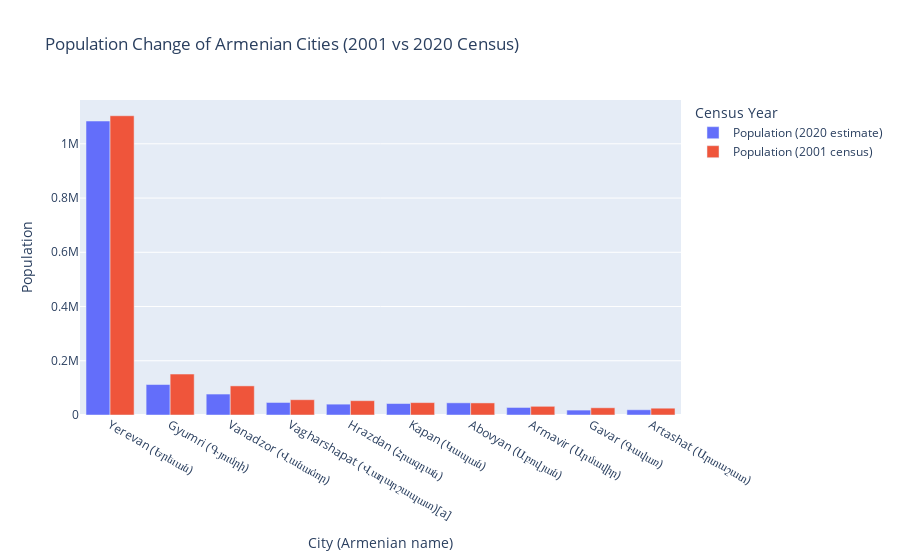

The cell this chart's notebook holds for it:
### Code cell
fig = px.bar(most_populous_cities, x='City (Armenian name)', y=['Population (2020 estimate)', 'Population (2001 census)'],
              title='Population Change of Armenian Cities (2001 vs 2020 Census)',
              labels={'City (Armenian name)': 'City (Armenian name)', 'value': 'Population', 'variable': 'Census Year'},barmode="group")

fig.show()

### Figure 1 — Plotly figure (JSON) as saved in the notebook; plotly's stock layout.template omitted (floating-point values rounded to 4 significant figures)
{"data": [{"alignmentgroup": "True", "hovertemplate": "Census Year=Population (2020 estimate)<br>City (Armenian name)=%{x}<br>Population=%{y}<extra></extra>", "legendgroup": "Population (2020 estimate)", "marker": {"color": "#636efa", "pattern": {"shape": ""}}, "name": "Population (2020 estimate)", "offsetgroup": "Population (2020 estimate)", "orientation": "v", "showlegend": true, "textposition": "auto", "type": "bar", "x": ["Yerevan (Երեւան)", "Gyumri (Գյումրի)", "Vanadzor (Վանաձոր)", "Vagharshapat (Վաղարշապատ)[a]", "Hrazdan (Հրազդան)", "Kapan (Կապան)", "Abovyan (Աբովյան)", "Armavir (Արմավիր)", "Gavar (Գավառ)", "Artashat (Արտաշատ)"], "xaxis": "x", "y": [1084000, 112400, 77200, 46200, 40000, 42300, 44900, 27800, 18100, 19300], "yaxis": "y"}, {"alignmentgroup": "True", "hovertemplate": "Census Year=Population (2001 census)<br>City (Armenian name)=%{x}<br>Population=%{y}<extra></extra>", "legendgroup": "Population (2001 census)", "marker": {"color": "#EF553B", "pattern": {"shape": ""}}, "name": "Population (2001 census)", "offsetgroup": "Population (2001 census)", "orientation": "v", "showlegend": true, "textposition": "auto", "type": "bar", "x": ["Yerevan (Երեւան)", "Gyumri (Գյումրի)", "Vanadzor (Վանաձոր)", "Vagharshapat (Վաղարշապատ)[a]", "Hrazdan (Հրազդան)", "Kapan (Կապան)", "Abovyan (Աբովյան)", "Armavir (Արմավիր)", "Gavar (Գավառ)", "Artashat (Արտաշատ)"], "xaxis": "x", "y": [1103488, 150917, 107394, 56388, 52808, 45711, 44569, 32034, 26621, 25066], "yaxis": "y"}], "layout": {"barmode": "group", "legend": {"title": {"text": "Census Year"}, "tracegroupgap": 0}, "title": {"text": "Population Change of Armenian Cities (2001 vs 2020 Census)"}, "xaxis": {"anchor": "y", "domain": [0, 1], "title": {"text": "City (Armenian name)"}}, "yaxis": {"anchor": "x", "domain": [0, 1], "title": {"text": "Population"}}}}
